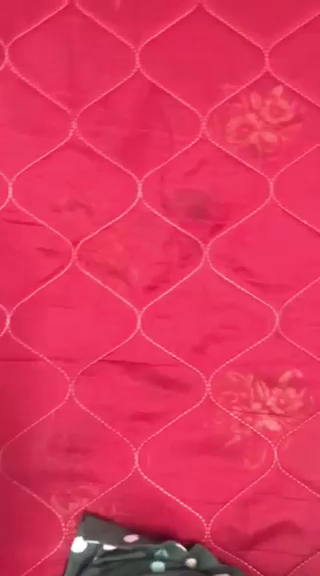
#> input picture frame 8 of Assignment0/Q3/shame_bg.mp4, 320 x 576 px, given in place of shame_fg.mp4, which was not available
$ python q3.py
#> lines starting #> are read from the running program, lines starting #| are printed output that depends on the picture; after the words box and inside, x2 and y2 are one past the last pixel; in counts of white or black regions, pixels touching at a corner belong together; pictures that were not available may be replaced by others from this repository, and a replacement may not be noted
import cv2
import matplotlib.pyplot as plt
import numpy as np

# lower_blue = np.array([10, 110, 10])     ##[R value, G value, B value]
# upper_blue = np.array([90, 190, 90])

lower_blue = np.array([210, 210, 210])     ##[R value, G value, B value]
upper_blue = np.array([255, 255, 255])

def read_image(path):
    img = cv2.imread(path)
    img = cv2.cvtColor(img, cv2.COLOR_BGR2RGB)
    return img

def extract_mask(img, low_thresh, high_thresh):
    mask = cv2.inRange(img, low_thresh, high_thresh)
    masked_img = np.copy(img)
    masked_img[mask != 0] = [0, 0, 0]
    return masked_img, mask

def mask_background(bg_img, mask):
    bg_img[mask == 0] = [0, 0, 0]
    return bg_img

def merge_bg_fg(fg, bg):
    final_img = fg + bg
    return final_img

def apply_chroma_key(fg_path, bg_path):
    cap_fg = cv2.VideoCapture(fg_path)
    cap_bg = cv2.VideoCapture(bg_path)

    if cap_fg.isOpened() == False:
        print("Error opening video file")

    if cap_bg.isOpened() == False:
        print("Error opening video file")

    frames = []

    while cap_fg.isOpened() and cap_bg.isOpened():
        ret_fg, fg = cap_fg.read()
        ret_bg, bg = cap_bg.read()

        if ret_fg == True and ret_bg == True:

            masked_img, mask = extract_mask(fg, lower_blue, upper_blue)
            masked_bg = mask_background(bg, mask)
            final_img = merge_bg_fg(masked_img, masked_bg)
            frames.append(final_img)

            if cv2.waitKey(25) & 0xFF == ord('q'):
                break

        else:
            break

    cap_fg.release()
    cap_bg.release()

    return frames

def convert_frames_to_video(frames, output_file, fps):
    size =  frames[0].shape
    size = (size[1], size[0])
    out = cv2.VideoWriter(output_file, cv2.VideoWriter_fourcc(*'DIVX'), fps, size)
    for i in range(len(frames)):
        out.write(frames[i])
    out.release()

def main():
    frames = apply_chroma_key('shame_fg.mp4', 'shame_bg.mp4')
#> in apply_chroma_key, fg is the input picture: shape (576, 320, 3); mean B, G, R 91, 53.2, 221.8
#> in extract_mask, `mask = cv2.inRange(img, low_thresh, high_thresh)`:
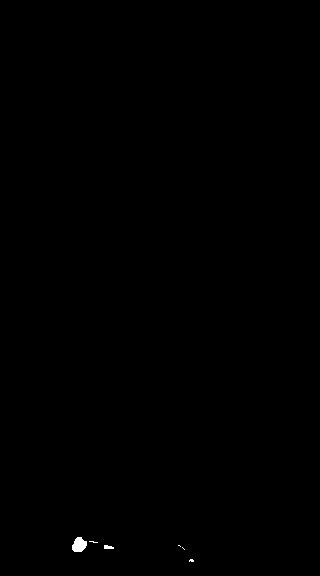
#> mask: shape (576, 320); 0.12% white; 6 white regions (4 under 20 px), largest, box (x1, y1, x2, y2) and area: (72, 537, 87, 552) 167, (104, 545, 114, 549) 32
#> in extract_mask, `masked_img[mask != 0] = [0, 0, 0]`:
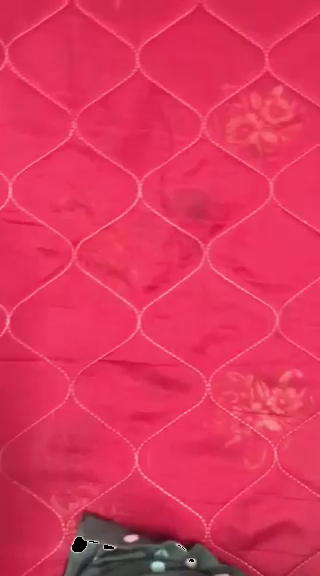
#> masked_img: shape (576, 320, 3); 0.12% of pixels changed, all inside (x1, y1, x2, y2) = (72, 537, 194, 562)
#> (key q is pressed here)
#> frames = 1 item
    convert_frames_to_video(frames, 'final_shame.mp4', 24)
#> the loop in convert_frames_to_video, `for i in range(len(frames)):` made 1 pass

main()

$ run again, starting later in the video
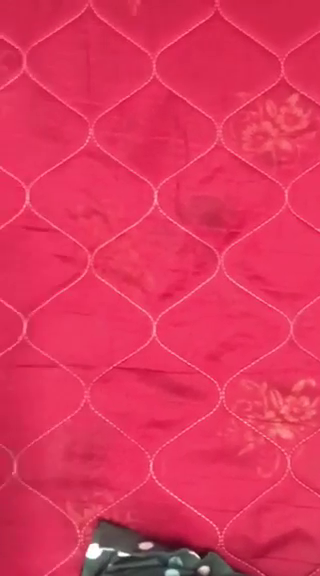
#> input picture frame 39 of Assignment0/Q3/shame_bg.mp4, 320 x 576 px, given in place of shame_fg.mp4, which was not available
#> in apply_chroma_key, fg is the input picture: shape (576, 320, 3); mean B, G, R 90.9, 53, 223.4
#> mask: shape (576, 320); 0.12% white; 5 white regions (3 under 20 px), largest, box (x1, y1, x2, y2) and area: (86, 544, 113, 559) 176, (118, 552, 129, 556) 27
#> in extract_mask, `masked_img[mask != 0] = [0, 0, 0]`:
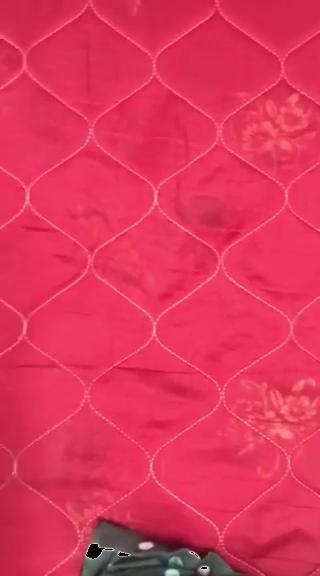
#> masked_img: shape (576, 320, 3); 0.12% of pixels changed, all inside (x1, y1, x2, y2) = (86, 544, 207, 569)
#> frames = 1 item
#> the loop in convert_frames_to_video, `for i in range(len(frames)):` made 1 pass

$ run again, starting later in the video
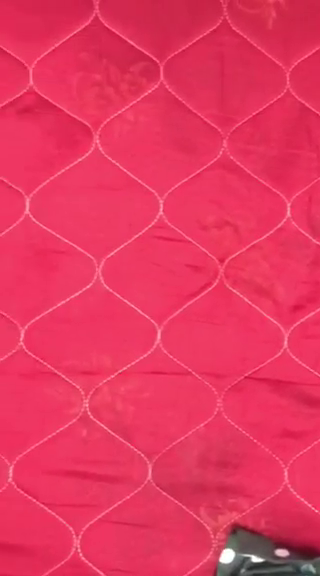
#> input picture frame 69 of Assignment0/Q3/shame_bg.mp4, 320 x 576 px, given in place of shame_fg.mp4, which was not available
#> in apply_chroma_key, fg is the input picture: shape (576, 320, 3); mean B, G, R 94, 54.3, 229.1
#> mask: shape (576, 320); 0.11% white; 3 white regions (1 under 20 px), largest, box (x1, y1, x2, y2) and area: (220, 549, 235, 563) 154, (251, 555, 263, 562) 46
#> in extract_mask, `masked_img[mask != 0] = [0, 0, 0]`:
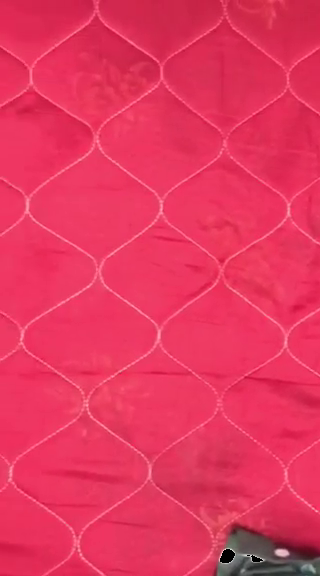
#> masked_img: shape (576, 320, 3); 0.11% of pixels changed, all inside (x1, y1, x2, y2) = (220, 549, 263, 563)
#> frames = 1 item
#> the loop in convert_frames_to_video, `for i in range(len(frames)):` made 1 pass
